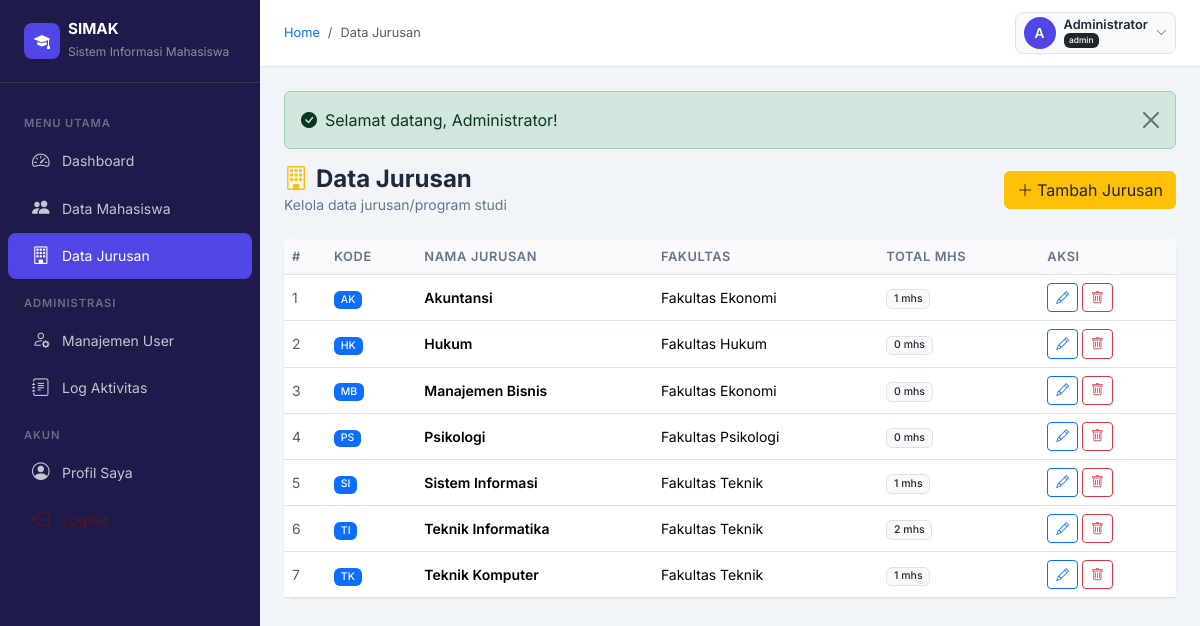
/jurusan.php (signed in), run on the app's committed database.
### tables this page shows
CREATE TABLE IF NOT EXISTS jurusan (
    id INT AUTO_INCREMENT PRIMARY KEY,
    kode_jurusan VARCHAR(10) NOT NULL UNIQUE,
    nama_jurusan VARCHAR(100) NOT NULL,
    fakultas VARCHAR(100) NOT NULL,
    created_at TIMESTAMP DEFAULT CURRENT_TIMESTAMP
);

### jurusan.php (the view, shortened to what this page needs)
<?php
require_once 'includes/config.php';
require_once 'includes/auth.php';
$jurusan_list = $pdo->query("
    SELECT j.*, COUNT(m.id) as total_mhs
    FROM jurusan j LEFT JOIN mahasiswa m ON m.jurusan_id = j.id
    GROUP BY j.id ORDER BY j.nama_jurusan
")->fetchAll();
require_once 'includes/header.php';
?>
<div class="page-header d-flex align-items-center justify-content-between">
    <div>
        <h4><i class="bi bi-building me-2 text-warning"></i>Data Jurusan</h4>
        <p>Kelola data jurusan/program studi</p>
    </div>
    <?php if (isAdmin()): ?>
    <button class="btn btn-warning text-dark" data-bs-toggle="modal" data-bs-target="#modalTambah">
        <i class="bi bi-plus-lg me-1"></i>Tambah Jurusan
    </button>
    <?php endif; ?>
</div>
<div class="card">
    <div class="card-body p-0">
        <div class="table-responsive">
            <table class="table table-hover mb-0">
                <thead>
                    <tr><th>#</th><th>Kode</th><th>Nama Jurusan</th><th>Fakultas</th><th>Total Mhs</th><th>Aksi</th></tr>
                </thead>
                <tbody>
                <?php foreach ($jurusan_list as $i => $j): ?>
                <tr>
                    <td class="text-muted"><?= $i+1 ?></td>
                    <td><span class="badge bg-primary"><?= htmlspecialchars($j['kode_jurusan']) ?></span></td>
                    <td class="fw-semibold"><?= htmlspecialchars($j['nama_jurusan']) ?></td>
                    <td><?= htmlspecialchars($j['fakultas']) ?></td>
                    <td><span class="badge bg-light text-dark border"><?= $j['total_mhs'] ?> mhs</span></td>
                    <td>
                        <?php if (isAdmin()): ?>
                        <div class="d-flex gap-1">
                            <a href="jurusan.php?action=edit&id=<?= $j['id'] ?>" class="btn btn-sm btn-outline-primary"><i class="bi bi-pencil"></i></a>
                            <button class="btn btn-sm btn-outline-danger"
                                onclick="if(confirm('Hapus jurusan <?= htmlspecialchars($j['nama_jurusan'], ENT_QUOTES) ?>?')) location.href='jurusan.php?action=hapus&id=<?= $j['id'] ?>'">
                                <i class="bi bi-trash"></i>
                            </button>
                        </div>
                        <?php else: ?>
                        <span class="text-muted small">Read-only</span>
                        <?php endif; ?>
                    </td>
                </tr>
                <?php endforeach; ?>
                </tbody>
            </table>
        </div>
    </div>
</div>
<?php require_once 'includes/footer.php'; ?>

### includes/header.php (style rules this page uses)
:root { --sidebar-width: 260px; --primary: #4f46e5; --primary-dark: #3730a3; --sidebar-bg: #1e1b4b; --sidebar-hover: rgba(255,255,255,0.1); }
* { font-family: 'Inter', sans-serif; }
body { background-color: #f1f5f9; min-height: 100vh; }
.card { border: none; box-shadow: 0 1px 3px rgba(0,0,0,.08); border-radius: 12px; }
.table th { font-size: .8rem; text-transform: uppercase; letter-spacing: .05em; color: #64748b; font-weight: 600; background: #f8fafc; }
.table td { vertical-align: middle; font-size: .875rem; }
.btn-sm { font-size: .8rem; }
.page-header { margin-bottom: 1.5rem; }
.page-header h4 { font-weight: 700; color: #1e293b; margin: 0; }
.page-header p { color: #64748b; margin: 0; font-size: .875rem; }
.badge { font-weight: 500; }

### data on the page
jurusan: kode_jurusan "AK", nama_jurusan "Akuntansi", fakultas "Fakultas Ekonomi", total_mhs "1"
jurusan: kode_jurusan "HK", nama_jurusan "Hukum", fakultas "Fakultas Hukum", total_mhs "0"
jurusan: kode_jurusan "MB", nama_jurusan "Manajemen Bisnis", fakultas "Fakultas Ekonomi", total_mhs "0"
jurusan: kode_jurusan "PS", nama_jurusan "Psikologi", fakultas "Fakultas Psikologi", total_mhs "0"
jurusan: kode_jurusan "SI", nama_jurusan "Sistem Informasi", fakultas "Fakultas Teknik", total_mhs "1"
jurusan: kode_jurusan "TI", nama_jurusan "Teknik Informatika", fakultas "Fakultas Teknik", total_mhs "2"
jurusan: kode_jurusan "TK", nama_jurusan "Teknik Komputer", fakultas "Fakultas Teknik", total_mhs "1"

### other printed values
$page_title "Data Jurusan"
substr($_SESSION['nama'] ?? 'U', 0, 1) "A"
$_SESSION['nama'] "Administrator"
$badges[$role] "admin"
$msg "Selamat datang, Administrator!"
